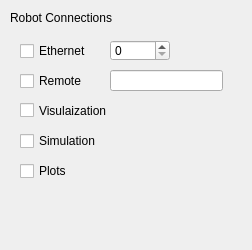
<?xml version="1.0" encoding="UTF-8"?>
<ui version="4.0">
 <class>Robot</class>
 <widget class="MultiPageWidget" name="Robot">
  <property name="geometry">
   <rect>
    <x>0</x>
    <y>0</y>
    <width>252</width>
    <height>250</height>
   </rect>
  </property>
  <property name="windowTitle">
   <string>Robot</string>
  </property>
  <widget class="QWidget" name="page">
   <widget class="QLabel" name="label">
    <property name="geometry">
     <rect>
      <x>10</x>
      <y>10</y>
      <width>141</width>
      <height>16</height>
     </rect>
    </property>
    <property name="text">
     <string>Robot Connections</string>
    </property>
   </widget>
   <widget class="QCheckBox" name="checkBox">
    <property name="geometry">
     <rect>
      <x>20</x>
      <y>40</y>
      <width>97</width>
      <height>22</height>
     </rect>
    </property>
    <property name="text">
     <string>Ethernet</string>
    </property>
   </widget>
   <widget class="QCheckBox" name="checkBox_2">
    <property name="geometry">
     <rect>
      <x>20</x>
      <y>70</y>
      <width>97</width>
      <height>22</height>
     </rect>
    </property>
    <property name="text">
     <string>Remote</string>
    </property>
   </widget>
   <widget class="QCheckBox" name="checkBox_3">
    <property name="geometry">
     <rect>
      <x>20</x>
      <y>130</y>
      <width>97</width>
      <height>22</height>
     </rect>
    </property>
    <property name="text">
     <string>Simulation</string>
    </property>
   </widget>
   <widget class="QCheckBox" name="checkBox_4">
    <property name="geometry">
     <rect>
      <x>20</x>
      <y>160</y>
      <width>97</width>
      <height>22</height>
     </rect>
    </property>
    <property name="text">
     <string>Plots</string>
    </property>
   </widget>
   <widget class="QCheckBox" name="checkBox_5">
    <property name="geometry">
     <rect>
      <x>20</x>
      <y>100</y>
      <width>121</width>
      <height>21</height>
     </rect>
    </property>
    <property name="text">
     <string>Visulaization</string>
    </property>
   </widget>
   <widget class="QSpinBox" name="spinBox">
    <property name="geometry">
     <rect>
      <x>110</x>
      <y>40</y>
      <width>60</width>
      <height>21</height>
     </rect>
    </property>
   </widget>
   <widget class="QLineEdit" name="lineEdit">
    <property name="geometry">
     <rect>
      <x>110</x>
      <y>70</y>
      <width>113</width>
      <height>21</height>
     </rect>
    </property>
   </widget>
  </widget>
 </widget>
 <customwidgets>
  <customwidget>
   <class>MultiPageWidget</class>
   <extends>QWidget</extends>
   <header>multipagewidget.h</header>
   <addpagemethod>addPage</addpagemethod>
   <container>1</container>
  </customwidget>
 </customwidgets>
 <resources/>
 <connections/>
</ui>
